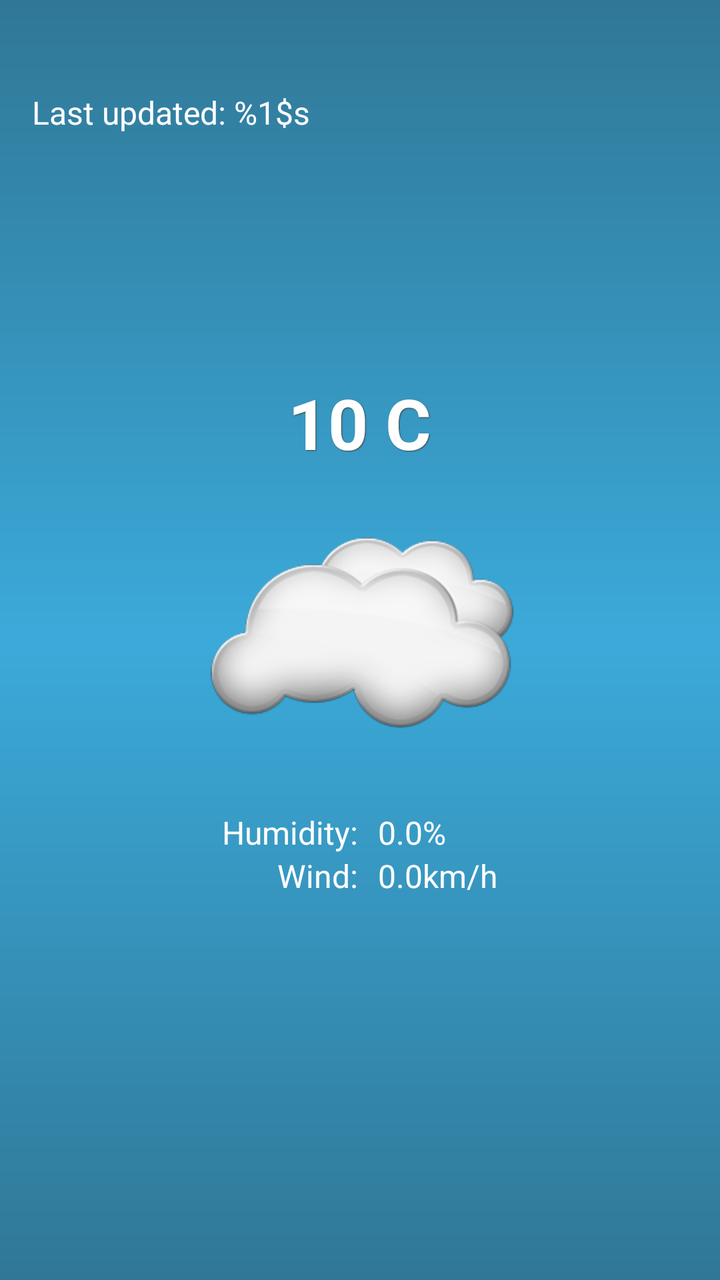
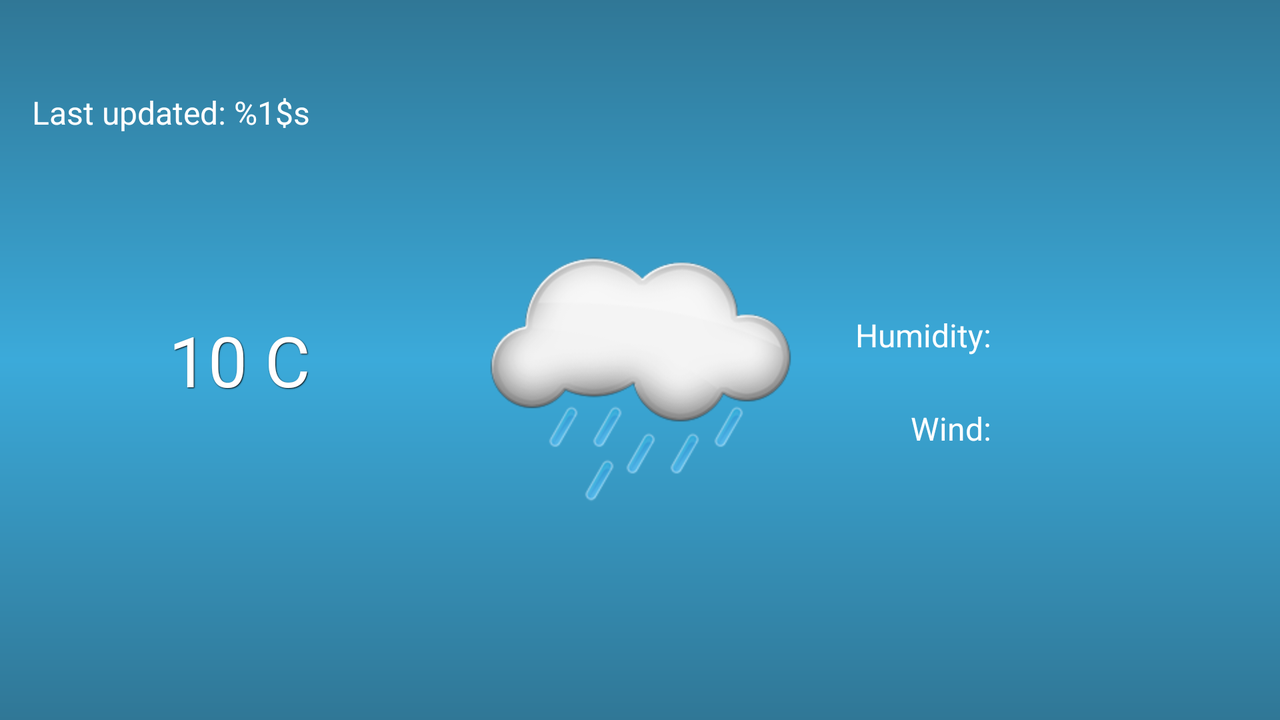

First picture: res/layout/ on a phone held upright. Second picture: the repository's own variant of that layout, on a device whose configuration matches the variant's folder. Source for both follows.
<!-- AndroidManifest.xml: application theme AppTheme -->
<!-- res/layout/weather.xml -->
<RelativeLayout xmlns:android="http://schemas.android.com/apk/res/android"
    xmlns:tools="http://schemas.android.com/tools"
    android:layout_width="match_parent"
    android:layout_height="match_parent"
    android:paddingBottom="@dimen/activity_vertical_margin"
    android:paddingLeft="@dimen/activity_horizontal_margin"
    android:paddingRight="@dimen/activity_horizontal_margin"
    android:paddingTop="@dimen/activity_vertical_margin"
    android:background="@drawable/gradient_bg"
    tools:context=".activities.MainActivity$PlaceholderFragment">

    <TextView
        android:id="@+id/tvWeatherCity"
        style="@style/WhiteLargeBodyText" />

    <ImageView android:id="@+id/ivWeatherIcon"
        android:layout_width="wrap_content"
        android:layout_height="wrap_content"
        android:src="@drawable/cloudy"
        android:layout_centerVertical="true"
        android:layout_centerHorizontal="true" />

    <TextView
        android:id="@+id/tvWeatherTime"
        style="@style/WhiteNormalBodyText"
        android:text="@string/last_updated"
        android:layout_below="@+id/tvWeatherCity"
        android:layout_alignParentLeft="true"
        android:layout_alignParentStart="true" />

    <ImageView
        android:id="@+id/ivWeatherRefresh"
        android:layout_width="wrap_content"
        android:layout_height="wrap_content"
        android:src="@drawable/refresh"
        android:onClick="onRefresh"
        android:layout_alignBottom="@+id/tvWeatherCity"
        android:layout_alignParentRight="true"
        android:layout_alignParentEnd="true" />

    <TextView
        android:id="@+id/tvWeatherTemperature"
        style="@style/WhiteHugeBodyText"
        android:text="10 C"
        android:layout_above="@+id/ivWeatherIcon"
        android:layout_centerHorizontal="true"
        android:shadowColor="@color/background_floating_material_dark"
        android:shadowDx="1"
        android:shadowDy="1"
        android:shadowRadius="1"
        android:textStyle="bold" />


    <RelativeLayout android:layout_width="match_parent"
        android:layout_height="wrap_content"
        android:layout_below="@+id/ivWeatherIcon"
        android:layout_centerHorizontal="true"
        android:gravity="center_horizontal">
        <TextView
            android:id="@+id/tvWeatherHumidityTitle"
            style="@style/WhiteNormalBodyText"
            android:text="@string/humidity_title" />

        <TextView
            android:id="@+id/tvWeatherHumidity"
            style="@style/WhiteNormalBodyText"
            android:text="0.0%"
            android:paddingLeft="@dimen/margin_10"
            android:layout_alignParentTop="true"
            android:layout_toRightOf="@+id/tvWeatherHumidityTitle"
            android:layout_toEndOf="@+id/tvWeatherHumidityTitle" />

        <TextView
            android:id="@+id/tvWeatherWindTitle"
            style="@style/WhiteNormalBodyText"
            android:text="@string/wind_title"
            android:layout_below="@+id/tvWeatherHumidityTitle"
            android:layout_toLeftOf="@+id/tvWeatherHumidity"
            android:layout_toStartOf="@+id/tvWeatherHumidity" />

        <TextView
            android:id="@+id/tvWeatherWind"
            style="@style/WhiteNormalBodyText"
            android:text="0.0km/h"
            android:paddingLeft="@dimen/margin_10"
            android:layout_below="@+id/tvWeatherHumidity"
            android:layout_alignLeft="@+id/tvWeatherHumidity" />
    </RelativeLayout>

</RelativeLayout>
<!-- resources referenced by this layout -->
<resources>
  <dimen name="activity_horizontal_margin">16dp</dimen>
  <dimen name="activity_vertical_margin">16dp</dimen>
  <dimen name="margin_10">10dp</dimen>
  <!-- drawable cloudy: png bitmap (drawable-hdpi, 21819 bytes) -->
  <!-- drawable gradient_bg (drawable) -->
  <?xml version="1.0" encoding="UTF-8"?>
  <shape xmlns:android="http://schemas.android.com/apk/res/android" android:shape="rectangle" >
  
      <gradient
          android:angle="90"
          android:centerColor="#3BAADA"
          android:endColor="#307796"
          android:startColor="#307796"
          android:type="linear" />
  
      <corners
          android:radius="0dp"/>
  
  </shape>
  <string name="humidity_title">Humidity: </string>
  <string name="last_updated">Last updated: %1$s</string>
  <string name="wind_title">Wind: </string>
  <style name="WhiteHugeBodyText">
          <item name="android:layout_height">wrap_content</item>
          <item name="android:layout_width">wrap_content</item>
          <item name="android:textColor">@color/colorWhite</item>
          <item name="android:textSize">@dimen/huge_text_size</item>
      </style>
  <style name="WhiteLargeBodyText">
          <item name="android:layout_height">wrap_content</item>
          <item name="android:layout_width">wrap_content</item>
          <item name="android:textColor">@color/colorWhite</item>
          <item name="android:textSize">@dimen/large_text_size</item>
      </style>
  <style name="WhiteNormalBodyText">
          <item name="android:layout_height">wrap_content</item>
          <item name="android:layout_width">wrap_content</item>
          <item name="android:textColor">@color/colorWhite</item>
          <item name="android:textSize">@dimen/normal_text_size</item>
      </style>
  <style name="AppTheme" parent="Theme.AppCompat.Light.DarkActionBar">
          
          <item name="colorPrimary">@color/colorPrimary</item>
          <item name="colorPrimaryDark">@color/colorPrimaryDark</item>
          <item name="colorAccent">@color/colorAccent</item>
      </style>
  <color name="colorWhite">#fff</color>
  <dimen name="huge_text_size">35sp</dimen>
  <dimen name="large_text_size">22sp</dimen>
  <dimen name="normal_text_size">16sp</dimen>
  <color name="colorPrimary">#307796</color>
  <color name="colorPrimaryDark">#27576B</color>
  <color name="colorAccent">#3BAADA</color>
</resources>
<!-- res/layout-land/weather.xml (the author's variant of the layout above) -->
<!-- drawn on the phone turned sideways -->
<RelativeLayout xmlns:android="http://schemas.android.com/apk/res/android"
    xmlns:tools="http://schemas.android.com/tools"
    android:layout_width="match_parent"
    android:layout_height="match_parent"
    android:paddingBottom="@dimen/activity_vertical_margin"
    android:paddingLeft="@dimen/activity_horizontal_margin"
    android:paddingRight="@dimen/activity_horizontal_margin"
    android:paddingTop="@dimen/activity_vertical_margin"
    android:background="@drawable/gradient_bg"
    tools:context=".activities.MainActivity$PlaceholderFragment">

    <TextView
        android:id="@+id/tvWeatherCity"
        style="@style/WhiteLargeBodyText" />

    <ImageView android:id="@+id/ivWeatherIcon"
        android:layout_width="wrap_content"
        android:layout_height="wrap_content"
        android:background="@drawable/rain"
        android:layout_centerVertical="true"
        android:layout_centerHorizontal="true" />

    <TextView
        android:id="@+id/tvWeatherTime"
        style="@style/WhiteNormalBodyText"
        android:text="@string/last_updated"
        android:layout_below="@+id/tvWeatherCity"
        android:layout_alignParentLeft="true"
        android:layout_alignParentStart="true" />

    <ImageView
        android:id="@+id/ivWeatherRefresh"
        android:layout_width="wrap_content"
        android:layout_height="wrap_content"
        android:src="@drawable/refresh"
        android:onClick="onRefresh"
        android:layout_alignBottom="@+id/tvWeatherCity"
        android:layout_alignParentRight="true"
        android:layout_alignParentEnd="true" />

    <TextView
        android:id="@+id/tvWeatherTemperature"
        android:textAppearance="@android:style/TextAppearance.Large"
        style="@style/WhiteHugeBodyText"
        android:text="10 C"
        android:shadowDy="1"
        android:shadowDx="1"
        android:shadowColor="@android:color/background_dark"
        android:shadowRadius="1"
        android:layout_centerVertical="true"
        android:layout_alignRight="@+id/tvWeatherTime"
        android:layout_alignEnd="@+id/tvWeatherTime" />

    <TextView
        android:id="@+id/tvWeatherHumidityTitle"
        style="@style/WhiteNormalBodyText"
        android:text="@string/humidity_title"
        android:layout_alignTop="@+id/tvWeatherTemperature"
        android:layout_alignRight="@+id/tvWeatherWindTitle"
        android:layout_alignEnd="@+id/tvWeatherWindTitle" />

    <TextView
        android:id="@+id/tvWeatherHumidity"
        style="@style/WhiteNormalBodyText"
        android:layout_alignTop="@+id/tvWeatherHumidityTitle"
        android:layout_alignLeft="@+id/tvWeatherWind"
        android:layout_alignStart="@+id/tvWeatherWind" />

    <TextView
        android:id="@+id/tvWeatherWindTitle"
        style="@style/WhiteNormalBodyText"
        android:text="@string/wind_title"
        android:layout_marginLeft="50dp"
        android:layout_marginStart="50dp"
        android:layout_alignTop="@+id/tvWeatherWind"
        android:layout_toRightOf="@+id/ivWeatherIcon"
        android:layout_toEndOf="@+id/ivWeatherIcon" />

    <TextView
        android:id="@+id/tvWeatherWind"
        style="@style/WhiteNormalBodyText"
        android:layout_marginLeft="20dp"
        android:layout_marginStart="20dp"
        android:layout_below="@+id/tvWeatherTemperature"
        android:layout_toRightOf="@+id/tvWeatherWindTitle"
        android:layout_toEndOf="@+id/tvWeatherWindTitle" />

</RelativeLayout>
<!-- resources referenced by the variant -->
<!-- as the phone turned sideways resolves them -->
<resources>
  <dimen name="activity_horizontal_margin">16dp</dimen>
  <dimen name="activity_vertical_margin">16dp</dimen>
  <!-- drawable gradient_bg (drawable) -->
  <?xml version="1.0" encoding="UTF-8"?>
  <shape xmlns:android="http://schemas.android.com/apk/res/android" android:shape="rectangle" >
  
      <gradient
          android:angle="90"
          android:centerColor="#3BAADA"
          android:endColor="#307796"
          android:startColor="#307796"
          android:type="linear" />
  
      <corners
          android:radius="0dp"/>
  
  </shape>
  <!-- drawable rain: png bitmap (drawable-hdpi, 25149 bytes) -->
  <string name="humidity_title">Humidity: </string>
  <string name="last_updated">Last updated: %1$s</string>
  <string name="wind_title">Wind: </string>
  <style name="WhiteHugeBodyText">
          <item name="android:layout_height">wrap_content</item>
          <item name="android:layout_width">wrap_content</item>
          <item name="android:textColor">@color/colorWhite</item>
          <item name="android:textSize">@dimen/huge_text_size</item>
      </style>
  <style name="WhiteLargeBodyText">
          <item name="android:layout_height">wrap_content</item>
          <item name="android:layout_width">wrap_content</item>
          <item name="android:textColor">@color/colorWhite</item>
          <item name="android:textSize">@dimen/large_text_size</item>
      </style>
  <style name="WhiteNormalBodyText">
          <item name="android:layout_height">wrap_content</item>
          <item name="android:layout_width">wrap_content</item>
          <item name="android:textColor">@color/colorWhite</item>
          <item name="android:textSize">@dimen/normal_text_size</item>
      </style>
  <style name="AppTheme" parent="Theme.AppCompat.Light.DarkActionBar">
          
          <item name="colorPrimary">@color/colorPrimary</item>
          <item name="colorPrimaryDark">@color/colorPrimaryDark</item>
          <item name="colorAccent">@color/colorAccent</item>
      </style>
  <color name="colorWhite">#fff</color>
  <dimen name="huge_text_size">35sp</dimen>
  <dimen name="large_text_size">22sp</dimen>
  <dimen name="normal_text_size">16sp</dimen>
  <color name="colorPrimary">#307796</color>
  <color name="colorPrimaryDark">#27576B</color>
  <color name="colorAccent">#3BAADA</color>
</resources>
